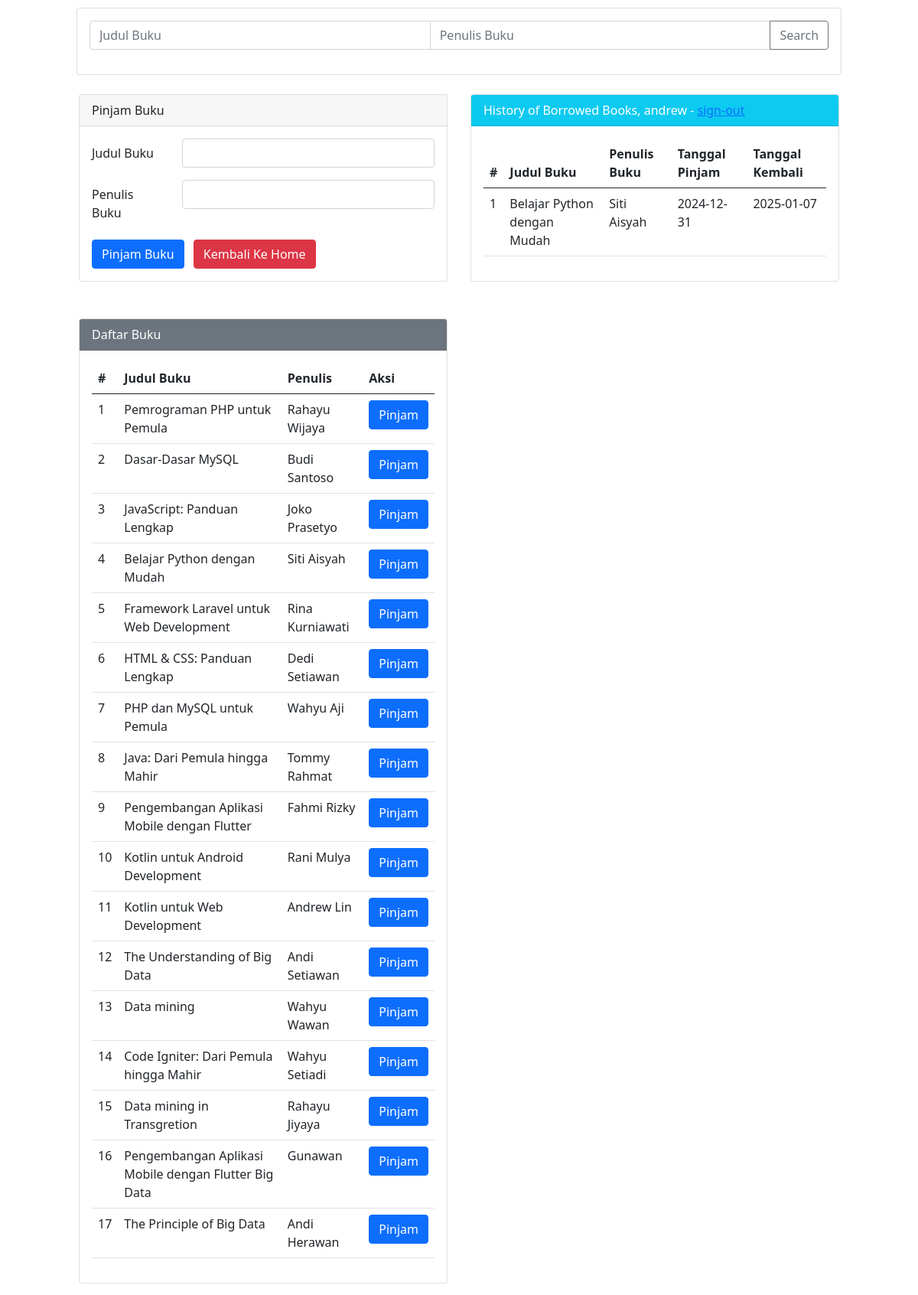
/pinjam.php (signed in), run on the app's committed database.
### tables this page shows
CREATE TABLE `library_system` (
  `id` int(11) NOT NULL,
  `nama_buku` varchar(255) NOT NULL,
  `penulis` varchar(255) NOT NULL,
  `penerbit_buku` varchar(255) NOT NULL,
  `isbn` varchar(255) NOT NULL,
  `status` varchar(20) NOT NULL
);

CREATE TABLE `peminjaman` (
  `id` int(11) NOT NULL,
  `judul_buku` varchar(255) NOT NULL,
  `penulis_buku` varchar(255) NOT NULL,
  `tanggal_pinjam` date DEFAULT NULL,
  `tanggal_kembali` date DEFAULT NULL,
  `username` varchar(255) NOT NULL
);

### pinjam.php (the view, shortened to what this page needs)
<?php
$host = "localhost";
$user = "root";
$pass = "";
$db = "library_system";
$koneksi = mysqli_connect($host, $user, $pass, $db);
$judul_buku = "";
$penulis_buku = "";
$search_query_judul = "";
$search_query_penulis = "";
?>
<!DOCTYPE html>
<html lang="en">
<head>
    <link href="https://cdn.jsdelivr.net/npm/bootstrap@5.0.0-beta2/dist/css/bootstrap.min.css" rel="stylesheet">
</head>
<body>
    <div class="mx-auto">
        <div class="card">
            <div class="card-body">
                <form action="" method="GET">
                    <div class="input-group mb-3">
                        <input type="text" class="form-control" placeholder="Judul Buku" name="judul_buku"
                            value="<?php echo htmlspecialchars($search_query_judul); ?>">
                        <input type="text" class="form-control" placeholder="Penulis Buku" name="penulis_buku"
                            value="<?php echo htmlspecialchars($search_query_penulis); ?>">
                        <button class="btn btn-outline-secondary" type="submit" name="search">Search</button>
                    </div>
                </form>
            </div>
        </div>
        <div class="row">
            <div class="col-md-6 col-left">
                <div class="card">
                    <div class="card-header">Pinjam Buku</div>
                    <div class="card-body">
                        <form action="" method="POST">
                            <div class="mb-3 row">
                                <label for="judul_buku" class="col-sm-3 col-form-label">Judul Buku</label>
                                <div class="col-sm-9">
                                    <input type="text" class="form-control" id="judul_buku" name="judul_buku"
                                        value="<?php echo $judul_buku; ?>" required>
                                </div>
                            </div>
                            <div class="mb-3 row">
                                <label for="penulis_buku" class="col-sm-3 col-form-label">Penulis Buku</label>
                                <div class="col-sm-9">
                                    <input type="text" class="form-control" id="penulis_buku" name="penulis_buku"
                                        value="<?php echo $penulis_buku; ?>">
                                </div>
                            </div>
                            <div class="col-12">
                                <button type="submit" name="pinjam" class="btn btn-primary">Pinjam Buku</button>
                                <a href="loading.php" class="btn btn-danger ms-2">Kembali Ke Home</a>
                            </div>
                        </form>
                    </div>
                </div>
                <div class="card mt-5">
                    <div class="card-header bg-secondary text-white">Daftar Buku</div>
                    <div class="card-body">
                        <table class="table">
                            <thead>
                                <tr>
                                    <th>#</th>
                                    <th>Judul Buku</th>
                                    <th>Penulis</th>
                                    <th>Aksi</th>
                                </tr>
                            </thead>
                            <tbody>
                                <?php
                                 $sql = "SELECT * FROM library_system WHERE status != 'Dipinjam'";
                                 $query = mysqli_query($koneksi, $sql);
                                 $no = 1;
                                 while ($row = mysqli_fetch_array($query)) {
                                     echo "<tr>
                                             <td>" . $no++ . "</td>
                                             <td>{$row['nama_buku']}</td>
                                             <td>{$row['penulis']}</td>
                                             <td>
                                                 <button class='btn btn-primary' onclick='autoFillForm(\"{$row['nama_buku']}\", \"{$row['penulis']}\")'>Pinjam</button>
                                             </td>
                                           </tr>";
                                 }
                                 ?>
                             </tbody>
                         </table>
                     </div>
                 </div>
             </div>
             <div class="col-md-6 col-right">
                 <div class="card">
                     <div class="card-header bg-info text-white">History of Borrowed Books, <?php echo $_SESSION['username'].' - ';?>
                     <a href="signout.php">sign-out</a></div>
                     <div class="card-body">
                         <table class="table">
                             <thead>
                                 <tr>
                                     <th>#</th>
                                     <th>Judul Buku</th>
                                     <th>Penulis Buku</th>
                                     <th>Tanggal Pinjam</th>
                                     <th>Tanggal Kembali</th>
                                 </tr>
                             </thead>
                             <tbody>
                                 <?php
                                 $username = $_SESSION['username'];
                                 $sql3 = "SELECT * FROM peminjaman WHERE username = '$username' ORDER BY id DESC";
                                 $q3 = mysqli_query($koneksi, $sql3);
                                 $no = 1;
                                 while ($r3 = mysqli_fetch_array($q3)) {
                                     echo "<tr>
                                             <td>" . $no++ . "</td>
                                             <td>{$r3['judul_buku']}</td>
                                             <td>{$r3['penulis_buku']}</td>
                                             <td>{$r3['tanggal_pinjam']}</td>
                                             <td>{$r3['tanggal_kembali']}</td>
                                           </tr>";
                                 }
                                 ?>
                             </tbody>
                         </table>
                     </div>
                 </div>
             </div>
         </div>
     </div>
</body>
</html>

### pinjam.php (style rules this page uses)
.mx-auto { width: 1000px; }
.card { margin-top: 10px; }
.row { display: flex; flex-wrap: wrap; }
.col-left, .col-right { padding: 15px; }

### data on the page
library_system: nama_buku "Pemrograman PHP untuk Pemula", penulis "Rahayu Wijaya"
library_system: nama_buku "Dasar-Dasar MySQL", penulis "Budi Santoso"
library_system: nama_buku "JavaScript: Panduan Lengkap", penulis "Joko Prasetyo"
library_system: nama_buku "Belajar Python dengan Mudah", penulis "Siti Aisyah"
library_system: nama_buku "Framework Laravel untuk Web Development", penulis "Rina Kurniawati"
library_system: nama_buku "HTML & CSS: Panduan Lengkap", penulis "Dedi Setiawan"
library_system: nama_buku "PHP dan MySQL untuk Pemula", penulis "Wahyu Aji"
library_system: nama_buku "Java: Dari Pemula hingga Mahir", penulis "Tommy Rahmat"
library_system: nama_buku "Pengembangan Aplikasi Mobile dengan Flutter", penulis "Fahmi Rizky"
library_system: nama_buku "Kotlin untuk Android Development", penulis "Rani Mulya"
library_system: nama_buku "Kotlin untuk Web Development", penulis "Andrew Lin"
library_system: nama_buku "The Understanding of Big Data", penulis "Andi Setiawan"
library_system: nama_buku "Data mining", penulis "Wahyu Wawan"
library_system: nama_buku "Code Igniter: Dari Pemula hingga Mahir", penulis "Wahyu Setiadi"
library_system: nama_buku "Data mining in Transgretion", penulis "Rahayu Jiyaya"
library_system: nama_buku "Pengembangan Aplikasi Mobile dengan Flutter Big Data", penulis "Gunawan"
library_system: nama_buku "The Principle of Big Data", penulis "Andi Herawan"
peminjaman: judul_buku "Belajar Python dengan Mudah", penulis_buku "Siti Aisyah", tanggal_pinjam "2024-12-31", tanggal_kembali "2025-01-07"

### other printed values
$_SESSION['username'] "andrew"
